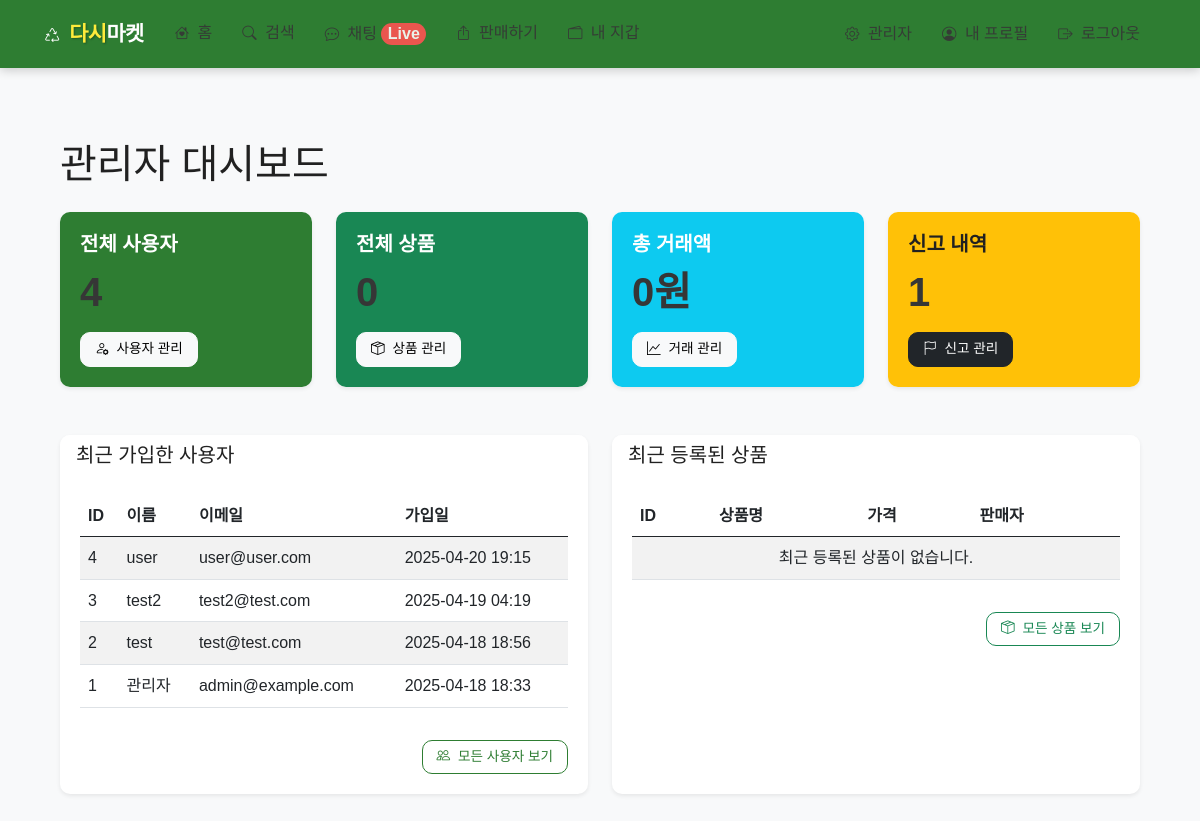
Page /admin/ (signed in) on the committed database.
### app/models.py (models this page shows, shortened)
class User(UserMixin, db.Model):
    __tablename__ = 'users'
    id = db.Column(db.Integer, primary_key=True)
    email = db.Column(db.String(120), unique=True, nullable=False)
    password_hash = db.Column(db.String(256), nullable=False)
    username = db.Column(db.String(64), nullable=False)
    profile_image = db.Column(db.String(120), nullable=True)
    created_at = db.Column(db.DateTime, default=datetime.utcnow)
    is_admin = db.Column(db.Boolean, default=False)
    is_active = db.Column(db.Boolean, default=True)
    bank_name = db.Column(db.String(50), nullable=True)
    account_number = db.Column(db.String(30), nullable=True)
    products = db.relationship('Product', backref='seller', lazy='dynamic')
    wallet = db.relationship('Wallet', backref='user', uselist=False)

### app/admin/routes.py (the view)
@bp.route('/')
@login_required
@admin_required
def index():
    stats = {
        'user_count': User.query.count(),
        'product_count': Product.query.count(),
        'active_product_count': Product.query.filter_by(status='active').count(),
        'sold_product_count': Product.query.filter_by(status='sold').count(),
        'report_count': Report.query.count(),
        'pending_report_count': Report.query.filter_by(status='pending').count()
    }
    today = datetime.datetime.utcnow().date()
    stats['today_users'] = User.query.filter(func.date(User.created_at) == today).count()
    stats['today_products'] = Product.query.filter(func.date(Product.created_at) == today).count()
    stats['total_sales'] = db.session.query(func.sum(Transfer.amount)).filter(
        Transfer.product_id.isnot(None)
    ).scalar() or 0
    recent_users = User.query.order_by(desc(User.created_at)).limit(5).all()
    recent_products = Product.query.order_by(desc(Product.created_at)).limit(5).all()
    return render_template('admin/index.html',
                          title='관리자 대시보드',
                          stats=stats,
                          recent_users=recent_users,
                          recent_products=recent_products)

### app/admin/routes.py (called while the page is built)
def admin_required(f):
    @wraps(f)
    def decorated_function(*args, **kwargs):
        if not current_user.is_authenticated or not current_user.is_admin:
            flash('관리자 권한이 필요합니다.')
            return redirect(url_for('main.index'))
        return f(*args, **kwargs)
    return decorated_function

### app/models.py (called while the page is built)
@login_manager.user_loader
def load_user(id):
    return User.query.get(int(id))

### app/templates/admin/index.html (shortened to what this page needs)
{% extends 'base.html' %}
{% block content %}
<div class="container mt-4">
    <h1 class="mb-4">관리자 대시보드</h1>
    <div class="row">
        <div class="col-md-3 mb-4">
            <div class="card h-100 shadow-sm">
                <div class="card-body bg-primary text-white rounded">
                    <div class="d-flex flex-column h-100">
                        <h5 class="card-title">전체 사용자</h5>
                        <h1 class="display-4 mb-3">{{ stats.user_count }}</h1>
                        <div class="mt-auto">
                            <a href="{{ url_for('admin.users') }}" class="btn btn-light btn-sm">
                                <i class="bi bi-person-gear me-1"></i> 사용자 관리
                            </a>
                        </div>
                    </div>
                </div>
            </div>
        </div>
        <div class="col-md-3 mb-4">
            <div class="card h-100 shadow-sm">
                <div class="card-body bg-success text-white rounded">
                    <div class="d-flex flex-column h-100">
                        <h5 class="card-title">전체 상품</h5>
                        <h1 class="display-4 mb-3">{{ stats.product_count }}</h1>
                        <div class="mt-auto">
                            <a href="{{ url_for('admin.products') }}" class="btn btn-light btn-sm">
                                <i class="bi bi-box-seam me-1"></i> 상품 관리
                            </a>
                        </div>
                    </div>
                </div>
            </div>
        </div>
        <div class="col-md-3 mb-4">
            <div class="card h-100 shadow-sm">
                <div class="card-body bg-info text-white rounded">
                    <div class="d-flex flex-column h-100">
                        <h5 class="card-title">총 거래액</h5>
                        <h1 class="display-4 mb-3">{{ stats.total_sales|default(0)|int|format_number }}원</h1>
                        <div class="mt-auto">
                            <a href="{{ url_for('admin.products') }}" class="btn btn-light btn-sm">
                                <i class="bi bi-graph-up me-1"></i> 거래 관리
                            </a>
                        </div>
                    </div>
                </div>
            </div>
        </div>
        <div class="col-md-3 mb-4">
            <div class="card h-100 shadow-sm">
                <div class="card-body bg-warning rounded">
                    <div class="d-flex flex-column h-100">
                        <h5 class="card-title">신고 내역</h5>
                        <h1 class="display-4 mb-3">{{ stats.report_count }}</h1>
                        <div class="mt-auto">
                            <a href="{{ url_for('admin.reports') }}" class="btn btn-dark btn-sm">
                                <i class="bi bi-flag me-1"></i> 신고 관리
                            </a>
                        </div>
                    </div>
                </div>
            </div>
        </div>
    </div>
    <div class="row mt-4">
        <div class="col-md-6 mb-4">
            <div class="card shadow-sm">
                <div class="card-header bg-white">
                    <h5 class="mb-0">최근 가입한 사용자</h5>
                </div>
                <div class="card-body">
                    <div class="table-responsive">
                        <table class="table table-striped">
                            <thead>
                                <tr>
                                    <th>ID</th>
                                    <th>이름</th>
                                    <th>이메일</th>
                                    <th>가입일</th>
                                </tr>
                            </thead>
                            <tbody>
                                {% for user in recent_users %}
                                <tr>
                                    <td>{{ user.id }}</td>
                                    <td>{{ user.username }}</td>
                                    <td>{{ user.email }}</td>
                                    <td>{{ user.created_at|format_datetime }}</td>
                                </tr>
                                {% else %}
                                <tr>
                                    <td colspan="4" class="text-center">최근 가입한 사용자가 없습니다.</td>
                                </tr>
                                {% endfor %}
                            </tbody>
                        </table>
                    </div>
                    <div class="text-end mt-3">
                        <a href="{{ url_for('admin.users') }}" class="btn btn-outline-primary btn-sm">
                            <i class="bi bi-people me-1"></i> 모든 사용자 보기
                        </a>
                    </div>
                </div>
            </div>
        </div>
        <div class="col-md-6 mb-4">
            <div class="card shadow-sm">
                <div class="card-header bg-white">
                    <h5 class="mb-0">최근 등록된 상품</h5>
                </div>
                <div class="card-body">
                    <div class="table-responsive">
                        <table class="table table-striped">
                            <thead>
                                <tr>
                                    <th>ID</th>
                                    <th>상품명</th>
                                    <th>가격</th>
                                    <th>판매자</th>
                                </tr>
                            </thead>
                            <tbody>
                                {% for product in recent_products %}
                                <tr>
                                    <td>{{ product.id }}</td>
                                    <td>{{ product.title }}</td>
                                    <td>{{ product.price|format_number }}원</td>
                                    <td>{{ product.seller.username }}</td>
                                </tr>
                                {% else %}
                                <tr>
                                    <td colspan="4" class="text-center">최근 등록된 상품이 없습니다.</td>
                                </tr>
                                {% endfor %}
                            </tbody>
                        </table>
                    </div>
                    <div class="text-end mt-3">
                        <a href="{{ url_for('admin.products') }}" class="btn btn-outline-success btn-sm">
                            <i class="bi bi-box-seam me-1"></i> 모든 상품 보기
                        </a>
                    </div>
                </div>
            </div>
        </div>
    </div>
</div>
{% endblock %}

### app/static/css/style.css (style rules this page uses)
:root { --primary-color: #FF7E36; --secondary-color: #56C4C5; --accent-color: #3A86FF; --light-color: #FFF8F0; --dark-color: #363636; --gray-color: #f8f9fa; --border-radius: 10px; --box-shadow: 0 4px 12px rgba(0, 0, 0, 0.08); }
body { font-family: 'Pretendard', 'Noto Sans KR', -apple-system, BlinkMacSystemFont, sans-serif; background-color: var(--light-color); color: var(--dark-color); line-height: 1.6; padding-bottom: 0; }
.btn { border-radius: var(--border-radius); font-weight: 500; padding: 10px 20px; transition: all 0.2s ease; }
.btn-outline-primary { color: var(--primary-color) !important; border-color: var(--primary-color) !important; }
.btn-sm { padding: 6px 14px; font-size: 0.85rem; }
.display-4 { font-weight: 700; color: var(--dark-color); font-size: 2.5rem; }
.container { padding: 20px 15px; }
.card { border-radius: var(--border-radius); border: none; box-shadow: var(--box-shadow); transition: transform 0.3s ease, box-shadow 0.3s ease; overflow: hidden; height: 100%; background-color: white; }
.card-body { padding: 1.25rem; }
.card-title { font-weight: 600; margin-bottom: 0.75rem; white-space: nowrap; overflow: hidden; text-overflow: ellipsis; }

### app/templates/base.html (style rules this page uses)
:root { --primary-color: #2E7D32; --secondary-color: #1B5E20; --accent-color: #FF5252; --accent-color-dark: #D32F2F; --background-color: #F8F9FA; --light-accent: #E8F5E9; --text-color: #212121; --light-text: #FFFFFF; --border-radius: 10px; }
body { font-family: 'Pretendard', 'Noto Sans KR', sans-serif; background-color: var(--background-color); color: var(--text-color); }
.btn-outline-primary { color: var(--primary-color); border-color: var(--primary-color); }
.card { border-radius: var(--border-radius); box-shadow: 0 4px 8px rgba(0, 0, 0, 0.05); border: none; }
.card-header { background-color: var(--light-accent); border-bottom: none; font-weight: 600; }
.bg-primary { background-color: var(--primary-color) !important; }

### rows in the picture
User: id "4", username "user", email "user@user.com", created_at "2025-04-20 19:15"
User: id "3", username "test2", email "test2@test.com", created_at "2025-04-19 04:19"
User: id "2", username "test", email "test@test.com", created_at "2025-04-18 18:56"
User: id "1", username "관리자", email "admin@example.com", created_at "2025-04-18 18:33"

### other values in the picture
{{ stats.user_count }} "4"
{{ stats.product_count }} "0"
{{ stats.total_sales|default(0)|int|format_number }} "0"
{{ stats.report_count }} "1"
